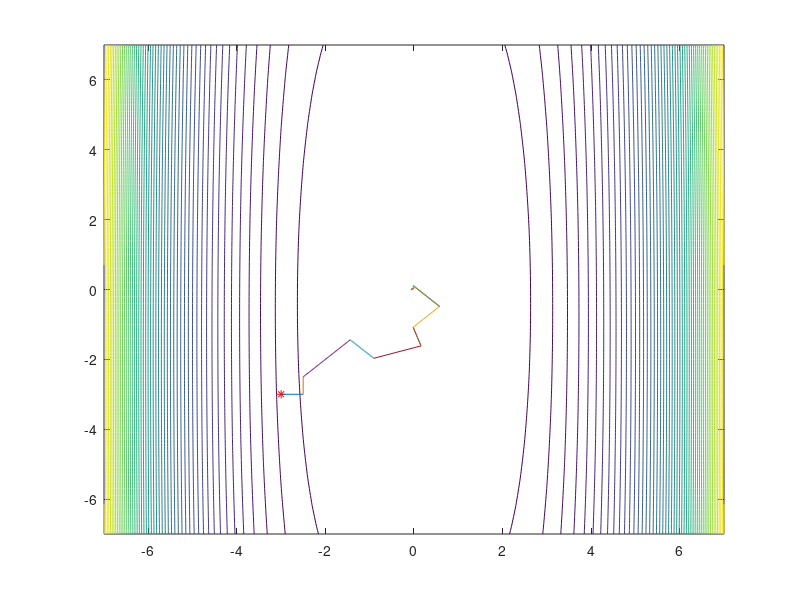

Reproduce this figure in MATLAB.
clear
clc
clf

f = @(x1,x2)(2*x1.^2.*x2+31*x1.^4+18*x2.^2+3);
[x,y] = meshgrid(-7:0.1:7);
contour(x,y,f(x,y),50)
hold on
%%
x0 = [-3; -3];
xk = x0;

d = [1 0;
     0 1];

alfa = 3;
beta = -0.5;
s10 = -1;
s20 = -1;

eps = 1e-4;
plot(xk(1),xk(2),'*r')

s = [s10; s20];
k = 0;

while k<100
    
   c = [0; 0];
   oscilation = 0;
   success = [0; 0];
   fail = [0; 0];
   
   while (oscilation == 0)
   
       for i = 1:2
        xnext=[xk(1) + s(i)*d(1,i);xk(2) + s(i)*d(2,i)];
        fnext=f(xnext(1),xnext(2));
        factual= f(xk(1),xk(2));
           if fnext <= factual
              xvechi=[xk(1);xk(2)];
              xk = xk + s(i) * d(:,i);
              plot([xvechi(1),xk(1)],[xvechi(2),xk(2)])
              drawnow

              success(i) = 1;
              c(i) = c(i) + s(i);
              s(i) = s(i) * alfa;
          
           else
               
              fail(i) = 1;
              s(i) = s(i)*beta;
               
           end
          
       end
       
       if  (success == [1;1]) & (fail == [1;1])
       
           oscilation = 1;
                
       end
   
   end
   
   a1 = c(1)*d(:,1) + c(2)*d(:,2);
   a2 = c(2)*d(:,2);
   
   b1 = a1;  d(:,1) = b1/norm(b1);
   b2 = a2 - a2'*b1/(norm(b1))^2 * b1;
   d(:,2) = b2/norm(b2);
   k = k + 1;
   hold on
   plot([xvechi(1),xk(1)],[xvechi(2),xk(2)])
   drawnow
   if norm([xvechi(1)-xk(1),xvechi(2)-xk(2)])<eps
        break;
    end
end